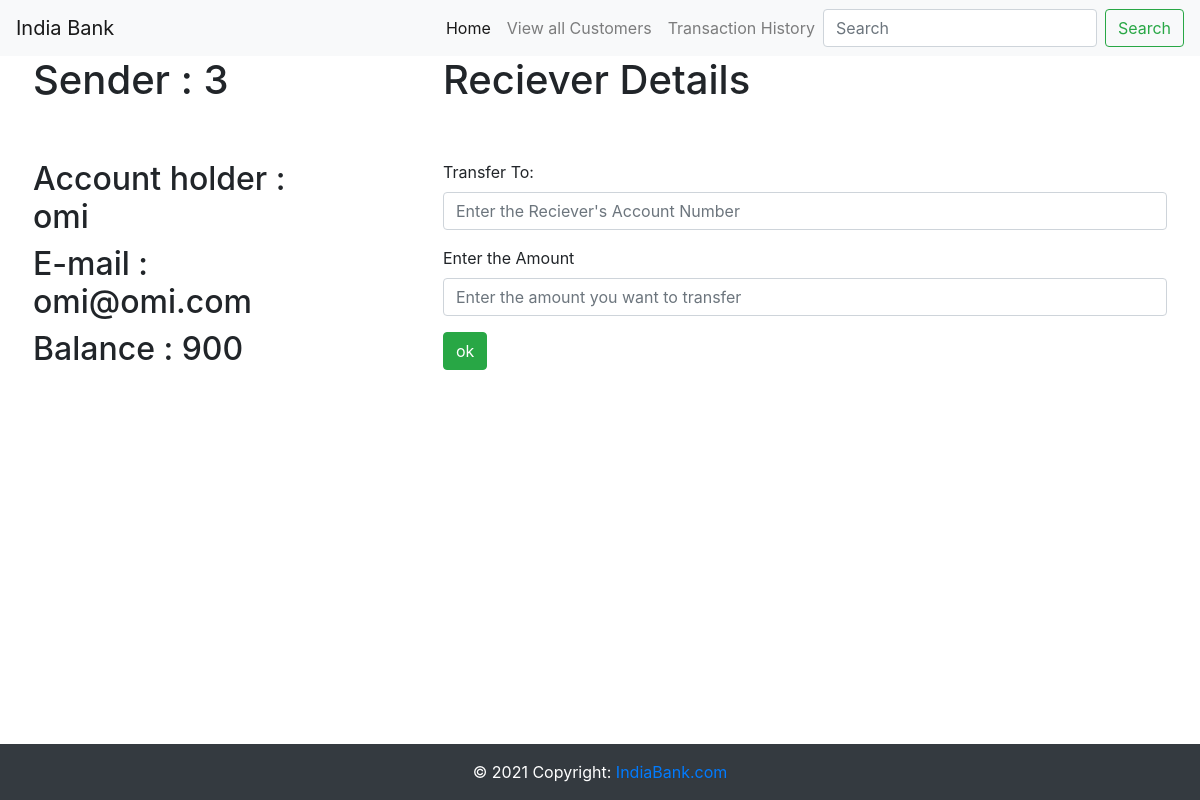
The app's page /first/3/ with its own data.
### first/models.py (models this page shows, shortened)
class Customer(models.Model):
    acc_no= models.IntegerField(primary_key=True)
    acc_holder = models.CharField(max_length=200)
    email_id = models.EmailField(max_length=254)
    current_balance = models.IntegerField(default=0)

### first/views.py (the view)
# urls.py: path('<int:acc_no>/', views.Transaction, name='Trans'),
def Transaction(request,acc_no):
    particular_cust=Customer.objects.filter(acc_no=acc_no)
    return render(request,"Trans.html" , {'particular_cust':particular_cust,'acc_no':acc_no} )

### templates/Trans.html (shortened to what this page needs)
{% extends 'base.html' %}
{% block content %}
<div class="row">
    <div class="col-sm-4 px-5">
        <h1>Sender : {{acc_no}}</h1>
        <br>
        <br>
        {% for particular_cust in particular_cust%}
        <h2> Account holder : {{particular_cust.acc_holder}}</h2>
        <h2> E-mail : {{particular_cust.email_id}}</h2>
        <h2> Balance : {{particular_cust.current_balance}}</h2>
        {% endfor %}
</div>
<div class="col-sm-8 px-5">
    <h1>Reciever Details</h1>
    <br>
    <br>
    <form method="POST" action="/first/formop/">{% csrf_token %}
        <div class="form-group">
          <label for="formGroupExampleInput">Transfer To: </label>
          <input type="text" class="form-control" id="recv_acc_no" name="recv_acc_no" placeholder="Enter the Reciever's Account Number">
        </div>
        <div class="form-group">
          <label for="formGroupExampleInput2">Enter the Amount</label>
          <input type="text" class="form-control" id="amt_to_transfer" name="amt_to_transfer" placeholder="Enter the amount you want to transfer">
        </div>
        <input class='btn btn-success' type="Submit" value="ok" >
      </form>
</div>
</div>
{% endblock content %}

### records on screen
Customer: acc_holder "omi", email_id "omi@omi.com", current_balance "900"

### other values on screen
{{ acc_no }} "3"
